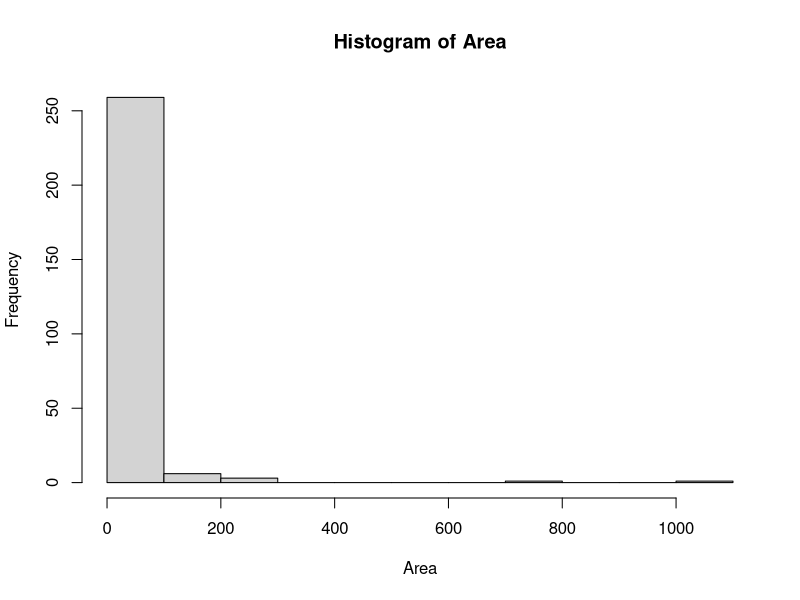
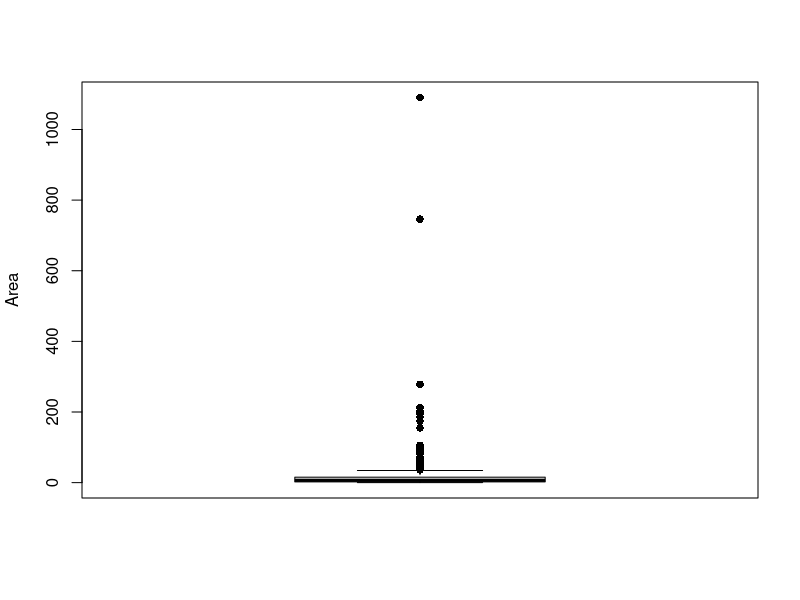
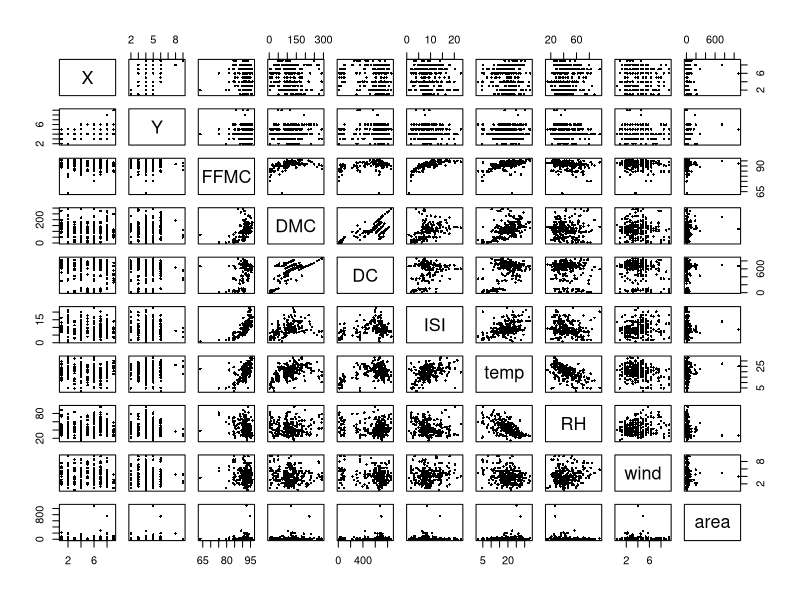
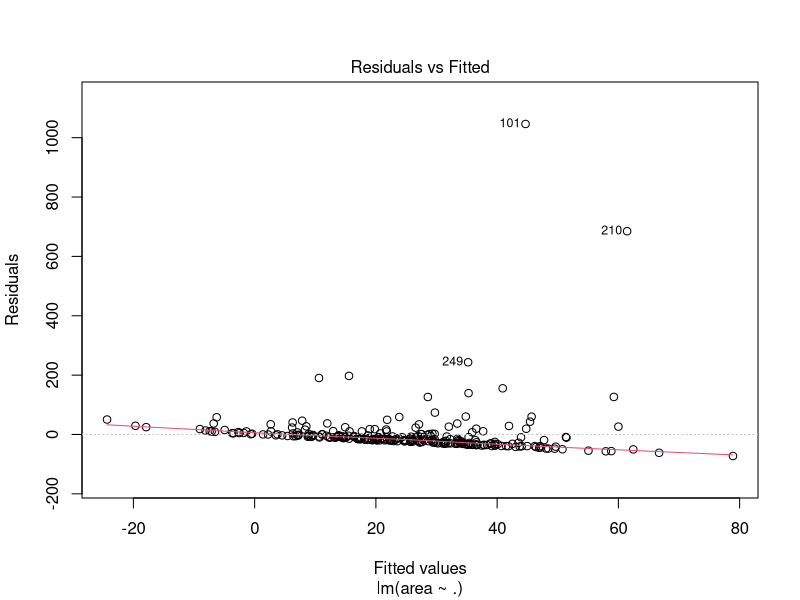
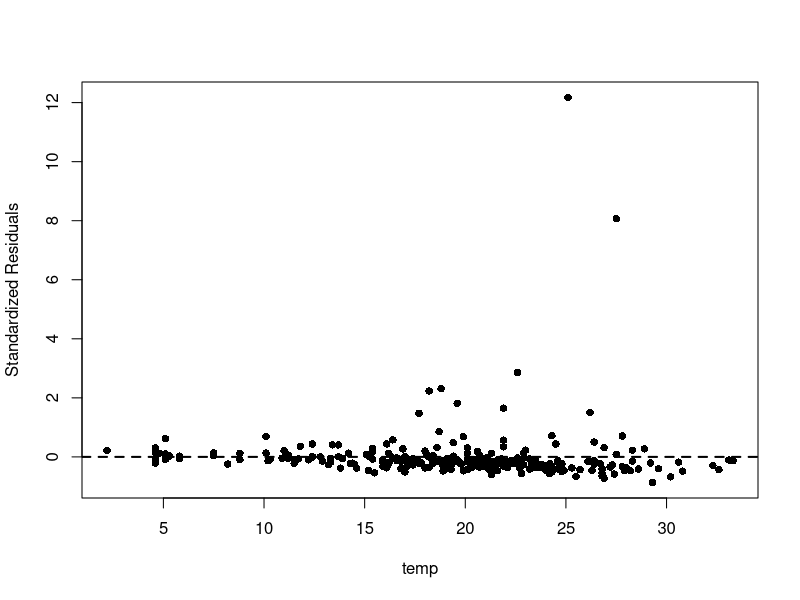
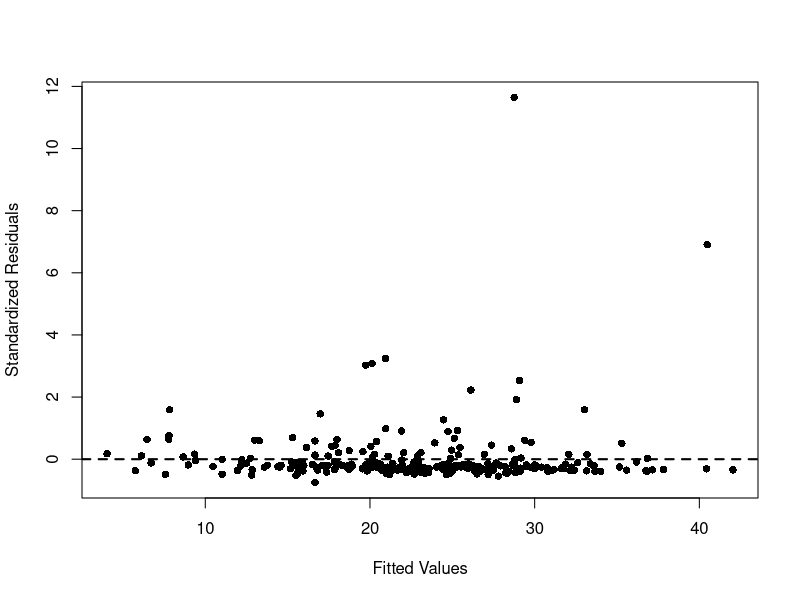
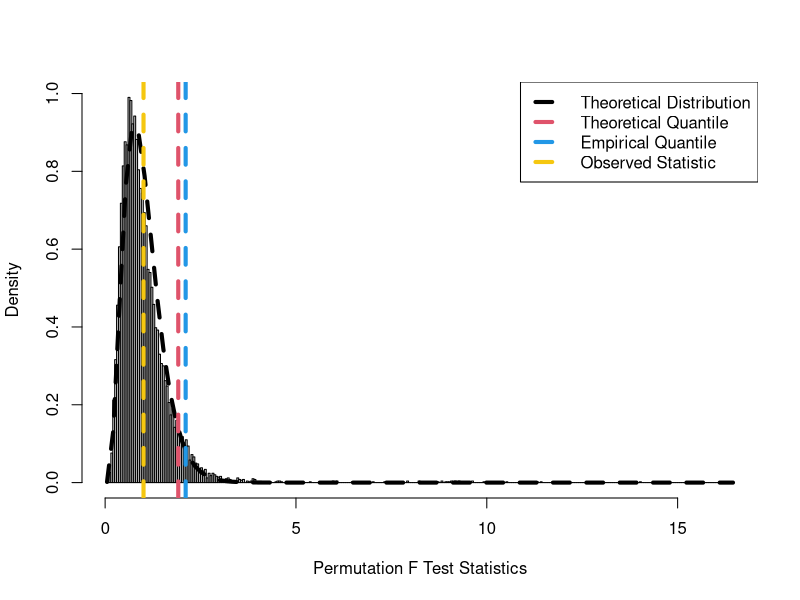
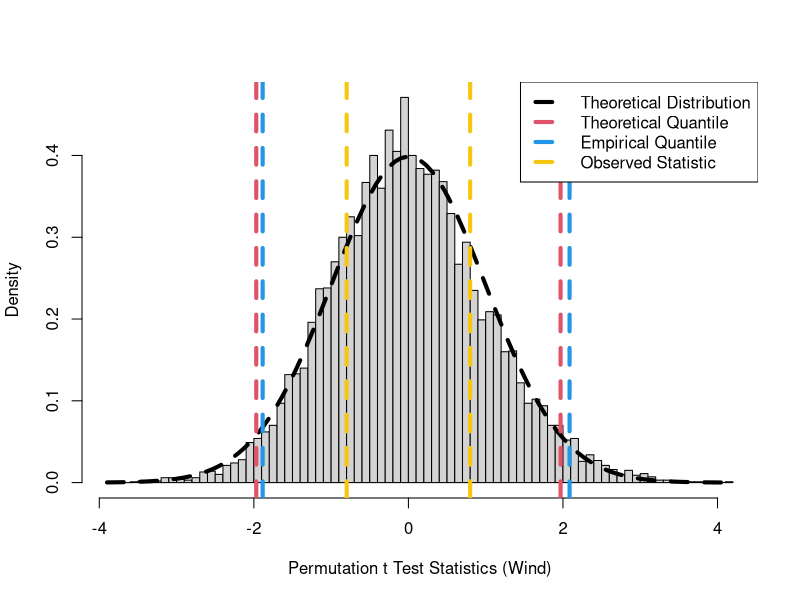

Reproduce these figures in R, in order. (Note: this script raises an error after producing the figures.)
## ---- chunk 1
knitr::opts_chunk$set(echo = TRUE)
## ---- chunk 2
library(car);library(lmtest);library(sandwich);library(sandwich);library(lmtest)
## ---- chunk 3
## Introduction to Fire Data

df = read.table("fire.txt", header = TRUE)

dim(df)
head(df)
summary(df)
## ---- chunk 4
names(df)
## ---- chunk 5
df$month = factor(df$month)
df$day = factor(df$day)

summary(df)
## ---- chunk 6
df_quant = df[, c("X", "Y", "FFMC", "DMC", "DC", "ISI",
                  "temp", "RH", "wind", "area")]

summary(df_quant)
## ---- chunk 7
Y = df_quant$area

hist(Y, xlab = "Area", main = "Histogram of Area")
boxplot(Y, ylab = "Area", pch = 16)
## ---- chunk 8
plot(df_quant, pch = 16, cex = 0.5)
## ---- chunk 9
ols_model = lm(area ~ ., df_quant)
summary(ols_model)
## ---- chunk 10
Y = df_quant$area
X = model.matrix(ols_model)

n = dim(X)[1]
p = dim(X)[2]

colnames(X)
## ---- chunk 11
beta = solve(crossprod(X), crossprod(X, Y))[,]
print(beta)

beta = ols_model$coefficients
print(beta)

residuals = Y - X %*% beta

sigma = sqrt(mean(residuals^2))
print(sigma)

S = sqrt(sum(residuals^2) / (n - p))
print(S)

S = summary(ols_model)$sigma
print(S)
## ---- chunk 12
## Linear Constraints

R = rbind(c(0, 0, 0, 0, 50, 0, 0, 0, 10, 0),
          c(0, 0, 0, 0, 0, 0, 6, 12, 0, 0))

r = c(3, 3)
k = length(r)

print(colnames(X))
print(R)
print(r)
## ---- chunk 13
## Exact F Test

FT = crossprod(R %*% beta - r,
               solve(R %*% solve(crossprod(X), t(R)),
                     R %*% beta - r))[,] / (k * S^2)

print(FT)

pvalue_F = pf(FT, k, n - p, lower.tail = FALSE)
print(pvalue_F)

## Wald Test

WT = k * FT
print(WT)

pvalue_WT = pchisq(WT, k, lower.tail = FALSE)
print(pvalue_WT)
## ---- chunk 14
plot(ols_model, which = 1)
## ---- chunk 15
# Step 1: residuals
residuals = ols_model$residuals

# Step 2: squared residuals
Y_aux = residuals^2

# Step 3: regress squared residuals on covariates
X = model.matrix(ols_model)
aux_model = lm(Y_aux ~ X[,-1])

# Step 4: compute R^2
R2_aux = summary(aux_model)$r.squared

# Step 5: compute BP statistic
n = length(residuals)
BP_stat = n * R2_aux

# Step 6: p-value
p_value = 1 - pchisq(BP_stat, df = ncol(X) - 1)

print(BP_stat)
print(p_value)
## ---- chunk 16
vcovOLS = summary(ols_model)$sigma^2 * summary(ols_model)$cov.unscaled
print(vcovOLS)

Sigma = diag(residuals^2 / (1 - hatvalues(ols_model))^2)

vcovHC3 = summary(ols_model)$cov.unscaled %*% crossprod(X, Sigma) %*%
  X %*% summary(ols_model)$cov.unscaled

print(vcovHC3)

## ---- chunk 17

SE = cbind(
  OLS = sqrt(diag(vcovOLS)),
  HC3 = sqrt(diag(vcovHC3))
)

print(SE)
## ---- chunk 18
alpha = 0.05

CI_HC3 = cbind(
  beta - qt(1 - alpha / 2, n - p) * sqrt(diag(vcovHC3)),
  beta + qt(1 - alpha / 2, n - p) * sqrt(diag(vcovHC3))
)

colnames(CI_HC3) = colnames(confint(ols_model))
print(CI_HC3)

CI_OLS = confint(ols_model)
print(CI_OLS)
## ---- chunk 19
test = matrix(0, p, 4)
rownames(test) = names(ols_model$coefficients)
colnames(test) = colnames(summary(ols_model)$coefficients)

test[,1] = beta
test[,2] = sqrt(diag(vcovHC3))
test[,3] = test[,1] / test[,2]
test[,4] = 2 * pt(abs(test[,3]), n - p, lower.tail = FALSE)

print(test)

summary(ols_model)
## ---- chunk 20
plot(rstandard(ols_model) ~ temp, df_quant,
     ylab = "Standardized Residuals",
     pch = 16)
abline(h = 0, lty = 2, lwd = 2)
## ---- chunk 21
# IRLS with residual variance modeled as a function of temp

irls_model = ols_model
residuals_irls = irls_model$residuals

w = rep(1, nrow(df_quant))
err = Inf
tol = 1e-10
niter = 0
maxiter = 1e3

while (err > tol & niter < maxiter)
{
  
  aux = lm(log(residuals_irls^2) ~ log(temp), df_quant)
  err = sum(abs(w - exp(-aux$fitted.values))) / sum(w)
  w = exp(-aux$fitted.values)
  WLS = lm(area ~ ., df_quant, weights = w)
  residuals_irls = WLS$residuals
  niter = niter + 1
  
}

summary(aux)
summary(WLS)
## ---- chunk 22
gamma_hat = coef(aux_model)

alpha_0_hat = exp(gamma_hat[1])
alpha_1_hat = gamma_hat[2]

alpha_0_hat
alpha_1_hat

cat(
  paste0(
    "Estimated residual variance equation: sigma_i^2 = ",
    round(alpha_0_hat, 4),
    " * temp_i^",
    round(alpha_1_hat, 4)
  )
)
## ---- chunk 23
ols_summary = summary(ols_model)
irls_summary = summary(irls_model)

compare_ols_irls = data.frame(
  Variable = names(coef(ols_model)),
  OLS_Estimate = coef(ols_model),
  OLS_SE = ols_summary$coefficients[, "Std. Error"],
  OLS_t = ols_summary$coefficients[, "t value"],
  OLS_p_value = ols_summary$coefficients[, "Pr(>|t|)"],
  IRLS_Estimate = coef(irls_model),
  IRLS_SE = irls_summary$coefficients[, "Std. Error"],
  IRLS_t = irls_summary$coefficients[, "t value"],
  IRLS_p_value = irls_summary$coefficients[, "Pr(>|t|)"]
)

print(compare_ols_irls)
## ---- chunk 24
ols_ci = confint(ols_model, level = 0.95)
irls_ci = confint(irls_model, level = 0.95)

print("--- OLS 95% CI ---")
print(ols_ci)

print("--- IRLS/WLS 95% CI ---")
print(irls_ci)
## ---- chunk 25
summary(w)
## ---- chunk 26
plot(WLS$fitted.values, rstandard(WLS),
     xlab = "Fitted Values",
     ylab = "Standardized Residuals",
     pch = 16)
abline(h = 0, lty = 2, lwd = 2)
## ---- chunk 27
## Jackknife

n = nrow(df_quant)
p = length(coef(ols_model))

beta_jack = matrix(0, n, p)

for (i in 1:n)
{
  fit_i = lm(area ~ ., df_quant[-i, ])
  beta_jack[i, ] = coef(fit_i)
}

beta_bar = colMeans(beta_jack)

se_jack = sqrt((n - 1) / n *
  colSums((sweep(beta_jack, 2, beta_bar, "-"))^2))

print(se_jack)

## Bootstrap

set.seed(0)
B = 1000

beta_boot = matrix(0, B, p)

for (b in 1:B)
{
  idx = sample(1:n, n, replace = TRUE)
  fit_b = lm(area ~ ., df_quant[idx, ])
  beta_boot[b, ] = coef(fit_b)
}

se_boot = apply(beta_boot, 2, sd)

print(se_boot)
## ---- chunk 28

se_ols = summary(ols_model)$coefficients[,2]
alpha = 0.05
beta_hat = coef(ols_model)


CI_normal = cbind(
  beta_hat - qnorm(1 - alpha/2) * se_boot,
  beta_hat + qnorm(1 - alpha/2) * se_boot
)


CI_percentile = apply(beta_boot, 2, quantile, probs = c(alpha/2, 1 - alpha/2))
CI_percentile = t(CI_percentile)


CI_pivot = cbind(
  2 * beta_hat - CI_percentile[,2],
  2 * beta_hat - CI_percentile[,1]
)


var_names = names(beta_hat)

final_table = data.frame(
  Variable = var_names,
  OLS_SE = se_ols,
  Jackknife_SE = se_jack,
  Bootstrap_SE = se_boot,
  Normal_L = CI_normal[,1],
  Normal_U = CI_normal[,2],
  Percentile_L = CI_percentile[,1],
  Percentile_U = CI_percentile[,2],
  Pivot_L = CI_pivot[,1],
  Pivot_U = CI_pivot[,2]
)


final_table[,-1] = round(final_table[,-1], 3)

print(final_table)
## ---- chunk 29
### Permutation test of full model and wind

set.seed(0)
alpha = 0.05
B = 10000

Y = df_quant$area
X = model.matrix(ols_model)
n = dim(X)[1]
p = dim(X)[2] - 1
## ---- chunk 30
## Permutation F test: overall model significance

f_observed = summary(ols_model)$fstatistic[1]
df_f1 = summary(ols_model)$fstatistic[2]
df_f2 = summary(ols_model)$fstatistic[3]

p_val_F_theory = pf(f_observed, df_f1, df_f2, lower.tail = FALSE)

f_permuted = numeric(B)

for (i in 1:B)
{
  perm_y = sample(Y)
  perm_model = lm(perm_y ~ ., data = df_quant[, names(df_quant) != "area"])
  f_permuted[i] = summary(perm_model)$fstatistic[1]
}

p_val_F_perm = (1 + sum(f_permuted >= f_observed)) / (1 + B)

print(f_observed)
print(p_val_F_theory)
print(p_val_F_perm)
## ---- chunk 31
## Plot for permutation F test

hist(f_permuted, "FD", freq = FALSE, main = NA,
     xlab = "Permutation F Test Statistics",
     ylab = "Density")

curve(df(x, df_f1, df_f2), add = TRUE, lty = 2, lwd = 4)

abline(v = qf(1 - alpha, df_f1, df_f2), col = 2, lty = 2, lwd = 4)
abline(v = quantile(f_permuted, 1 - alpha), col = 4, lty = 2, lwd = 4)
abline(v = f_observed, col = 7, lty = 2, lwd = 4)

legend("topright",
       c("Theoretical Distribution", "Theoretical Quantile",
         "Empirical Quantile", "Observed Statistic"),
       col = c(1, 2, 4, 7),
       lty = rep(2, 4),
       lwd = rep(4, 4))
## ---- chunk 32
## Permutation t test for wind

model_reduced = lm(area ~ . - wind, data = df_quant)

fitted_reduced = model_reduced$fitted.values
res_reduced = model_reduced$residuals

t_observed = summary(ols_model)$coefficients["wind", "t value"]
df_t = summary(ols_model)$df[2]

p_val_t_theory = 2 * pt(abs(t_observed), df_t, lower.tail = FALSE)

t_permuted = numeric(B)

for (i in 1:B)
{
  res_star = sample(res_reduced)
  y_star = fitted_reduced + res_star
  
  temp_data = df_quant
  temp_data$area = y_star
  
  model_star = lm(area ~ ., data = temp_data)
  t_permuted[i] = summary(model_star)$coefficients["wind", "t value"]
}

p_val_t_perm = (1 + sum(abs(t_permuted) >= abs(t_observed))) / (1 + B)

print(t_observed)
print(p_val_t_theory)
print(p_val_t_perm)
## ---- chunk 33
## Plot for permutation t test

hist(t_permuted, "FD", freq = FALSE, main = NA,
     xlab = "Permutation t Test Statistics (Wind)",
     ylab = "Density")

curve(dt(x, df_t), add = TRUE, lty = 2, lwd = 4)

abline(v = qt(c(alpha / 2, 1 - alpha / 2), df_t),
       col = 2, lty = 2, lwd = 4)

abline(v = quantile(t_permuted, c(alpha / 2, 1 - alpha / 2)),
       col = 4, lty = 2, lwd = 4)

abline(v = c(t_observed, -t_observed),
       col = 7, lty = 2, lwd = 4)

legend("topright",
       c("Theoretical Distribution", "Theoretical Quantile",
         "Empirical Quantile", "Observed Statistic"),
       col = c(1, 2, 4, 7),
       lty = rep(2, 4),
       lwd = rep(4, 4))
## ---- chunk 34
## Summary table

perm_table = data.frame(
  Test = c("Overall F test", "wind t test"),
  Observed_Statistic = c(f_observed, t_observed),
  Theoretical_P_Value = c(p_val_F_theory, p_val_t_theory),
  Permutation_P_Value = c(p_val_F_perm, p_val_t_perm)
)

print(perm_table)
## ---- chunk 35
library(MASS)

df_quant_clean <- subset(df, select = -c(month, day))

bc_model <- lm(area ~ X + Y + FFMC + DMC + DC + ISI + temp + RH + wind,
               data = df_quant_clean)

bc <- boxcox(bc_model,
             lambda = seq(-2, 2, by = 0.01),
             plotit = TRUE)

best_lambda <- bc$x[which.max(bc$y)]
print(best_lambda)
## ---- chunk 36
df_quant$trans_area = log(df_quant$area)
hist(df_quant$trans_area)
## ---- chunk 37
ols_trans <- lm(trans_area ~ . - area, data = df_quant)
summary(ols_trans)
plot(ols_trans, which = 1)
## ---- chunk 38
df_quant$trans_area = log(df_quant$area)
ols_log = lm(trans_area ~ . - area, data = df_quant)

df_quant$trans_area = log1p(df_quant$area)
ols_log1p = lm(trans_area ~ . - area, data = df_quant)

compare = data.frame(
  model = c("log", "log1p"),
  n = c(nobs(ols_log), nobs(ols_log1p)),
  p = c(length(coef(ols_log)) - 1, length(coef(ols_log1p)) - 1),
  r2 = c(summary(ols_log)$r.squared, summary(ols_log1p)$r.squared),
  adj_r2 = c(summary(ols_log)$adj.r.squared, summary(ols_log1p)$adj.r.squared)
)

compare
## ---- chunk 39

r <- rstandard(ols_trans)

qqnorm(r,
       main = "Normal Q-Q Plot of Standardized Residuals",
       pch = 16)

qqline(r,
       col = "red",
       lwd = 2)
## ---- chunk 40
df$month <- factor(df$month,
                   levels = c("jan", "feb", "mar", "apr", "may", "jun",
                              "jul", "aug", "sep", "oct", "nov", "dec"),
                   ordered = TRUE)

df$day <- factor(df$day,
                 levels = c("mon", "tue", "wed", "thu", "fri", "sat", "sun"),
                 ordered = TRUE)

num_vars <- names(df)[sapply(df, is.numeric)]
cat_vars <- names(df)[!sapply(df, is.numeric)]
## ---- chunk 41
par(mfrow = c(3, 4), mar = c(4, 4, 3, 1))

for (v in num_vars) {
  hist(df[[v]],
       main = v,
       xlab = v,
       col = "lightgray",
       border = "black")
}
## ---- chunk 42
par(mfrow = c(1, length(cat_vars)), mar = c(6, 4, 3, 1))

for (v in cat_vars) {
  barplot(table(df[[v]]),
          main = v,
          ylab = "Frequency",
          col = "lightgray",
          border = "black",
          las = 2)
}
## ---- chunk 43
df = read.table("fire.txt", header = TRUE)

df_trans = df

df_trans$month = factor(df_trans$month)
df_trans$day = factor(df_trans$day)
df_trans$log_area = log(df_trans$area)

## ---- chunk 44
df_inter = df_trans[, c(
  "log_area", "day", "month",
  "X", "Y", "FFMC", "DMC", "DC", "ISI", "temp", "RH", "wind"
)]

summary(df_inter)
## ---- chunk 45
fit_day_inter = lm(
  log_area ~ day * (X + Y + FFMC + DMC + DC + ISI + temp + RH + wind),
  data = df_inter
)

summary(fit_day_inter)
anova(fit_day_inter)
## ---- chunk 46
fit_day_inter = update(fit_day_inter, . ~ . - day:FFMC)
anova(fit_day_inter)
## ---- chunk 47
fit_day_inter = update(fit_day_inter, . ~ . - day:temp)
anova(fit_day_inter)
## ---- chunk 48
fit_day_inter = update(fit_day_inter, . ~ . - temp)
anova(fit_day_inter)
## ---- chunk 49
fit_day_inter = update(fit_day_inter, . ~ . - day:RH)
anova(fit_day_inter)
## ---- chunk 50
fit_day_inter = update(fit_day_inter, . ~ . - FFMC)
anova(fit_day_inter)
## ---- chunk 51
fit_day_inter = update(fit_day_inter, . ~ . - day:DC)
anova(fit_day_inter)
## ---- chunk 52
fit_day_inter = update(fit_day_inter, . ~ . - day:wind)
anova(fit_day_inter)
## ---- chunk 53
fit_day_inter = update(fit_day_inter, . ~ . - DC)
anova(fit_day_inter)
## ---- chunk 54
fit_day_inter = update(fit_day_inter, . ~ . - day:Y)
anova(fit_day_inter)
## ---- chunk 55
fit_day_inter = update(fit_day_inter, . ~ . - Y)
anova(fit_day_inter)
## ---- chunk 56
fit_day_inter = update(fit_day_inter, . ~ . - day:X)
anova(fit_day_inter)
## ---- chunk 57
fit_day_inter = update(fit_day_inter, . ~ . - X)
anova(fit_day_inter)
## ---- chunk 58
fit_day_inter = update(fit_day_inter, . ~ . - day:ISI)
anova(fit_day_inter)
## ---- chunk 59
fit_day_inter = update(fit_day_inter, . ~ . - RH)
anova(fit_day_inter)
## ---- chunk 60
fit_day_inter = update(fit_day_inter, . ~ . - wind)
anova(fit_day_inter)
## ---- chunk 61


library(lme4)

df_mixed = df

df_mixed$month = factor(df_mixed$month)
df_mixed$day = factor(df_mixed$day)


df_mixed$log_area = log(df_mixed$area)


fit_mixed = lmer(
  log_area ~ X + Y + FFMC + DMC + DC + ISI + temp + RH + wind +
    (1 | day) + (1 | month),
  data = df_mixed
)

summary(fit_mixed, correlation = FALSE)


## ---- chunk 62

full = lmer(
  log_area ~ X + Y + FFMC + DMC + DC + ISI + temp + RH + wind +
    (1 | day) + (1 | month),
  data = df_mixed,
  REML = FALSE
)

fixed_names = c("X", "Y", "FFMC", "DMC", "DC", "ISI", "temp", "RH", "wind")

LR = numeric(length(fixed_names))
pvalue = numeric(length(fixed_names))

for (i in 1:length(fixed_names))
{
  reduced_formula = as.formula(
    paste("log_area ~",
          paste(fixed_names[-i], collapse = " + "),
          "+ (1 | day) + (1 | month)")
  )
  
  reduced = lmer(reduced_formula, data = df_mixed, REML = FALSE)
  
  LR[i] = -2 * (logLik(reduced)[1] - logLik(full)[1])
  pvalue[i] = pchisq(LR[i], 1, lower.tail = FALSE)
}

fixed_test_table = data.frame(
  Fixed_Effect = fixed_names,
  LR = LR,
  p_value = pvalue
)

fixed_test_table[,2:3] = round(fixed_test_table[,2:3], 4)

print(fixed_test_table)


## ---- chunk 63

VarCorr(full)
sigma = data.frame(summary(full)$varcor)$sdcor
names(sigma) = data.frame(summary(full)$varcor)$grp

ICC = sigma^2 / sum(sigma^2)

print(ICC)
## ---- chunk 64

ICC_table = data.frame(
  Random_Effect = names(ICC),
  ICC = ICC,
  Percent_Total_Variation = 100 * ICC
)

ICC_table[,2:3] = round(ICC_table[,2:3], 4)

print(ICC_table)
## ---- chunk 65

fit_full = lm(log_area ~ X + Y + FFMC + DMC + DC + ISI + temp + RH + wind, data = df_trans)

summary(fit_full)
## ---- chunk 66

fit_selected = step(fit_full, direction = "backward")

summary(fit_selected)
## ---- chunk 67

library(glmnet)

X = as.matrix(df_trans[, c("X", "Y", "FFMC", "DMC", "DC", "ISI", "temp", "RH", "wind")])
Y = df_trans$log_area

n = nrow(X)
P = ncol(X)
## ---- chunk 68

## Collinearity check

cor(df_trans[, c("X", "Y", "FFMC", "DMC", "DC", "ISI", "temp", "RH", "wind")])

plot(df_trans[, c("X", "Y", "FFMC", "DMC", "DC", "ISI", "temp", "RH", "wind")],
     pch = 16, cex = 0.25)
## ---- chunk 69

## Train / test split

set.seed(0)

train = sample(1:n, floor(n / 2))
test = (1:n)[-train]
## ---- chunk 70

## Ridge regression

cv.ridge = cv.glmnet(X[train,], Y[train], nfolds = 5, alpha = 0)

ridge = glmnet(X[test,], Y[test],
               alpha = 0,
               lambda = cv.ridge$lambda.min)

print(ridge$beta)
## ---- chunk 71

## Bootstrap SE for ridge coefficients

nboot = 1000

beta_ridge = matrix(0, nboot, P)
colnames(beta_ridge) = colnames(X)

for (i in 1:nboot)
{
  ind = sample(test, replace = TRUE)
  beta_ridge[i,] = glmnet(X[ind,], Y[ind],
                          alpha = 0,
                          lambda = cv.ridge$lambda.min)$beta[,]
}

SE_ridge = apply(beta_ridge, 2, sd)

print(SE_ridge)
## ---- chunk 72

## Lasso regression

cv.lasso = cv.glmnet(X[train,], Y[train], alpha = 1)

lasso = glmnet(X[test,], Y[test],
               alpha = 1,
               lambda = cv.lasso$lambda.min)

print(lasso$beta)
## ---- chunk 73
## Bootstrap SE for lasso coefficients

beta_lasso = matrix(0, nboot, P)
colnames(beta_lasso) = colnames(X)

for (i in 1:nboot)
{
  ind = sample(test, replace = TRUE)
  beta_lasso[i,] = glmnet(X[ind,], Y[ind],
                          alpha = 1,
                          lambda = cv.lasso$lambda.min)$beta[,]
}

SE_lasso = apply(beta_lasso, 2, sd)

print(SE_lasso)

## ---- chunk 74

## OLS comparison

ols = lm(log_area ~ X + Y + FFMC + DMC + DC + ISI + temp + RH + wind,
         data = df_trans)

SE_OLS = summary(ols)$coefficients[-1, 2]

comparison_table = data.frame(
  Variable = colnames(X),
  OLS_SE = SE_OLS,
  Ridge_SE = SE_ridge,
  Lasso_SE = SE_lasso
)

comparison_table[,2:4] = round(comparison_table[,2:4], 4)

print(comparison_table)
## ---- chunk 75

## One-way ANOVA (lecture style)
fit_aov = aov(log_area ~ month, data = df_trans)
summary(fit_aov)

## Tukey multiple comparisons (95% global level)
tukey_res = TukeyHSD(fit_aov)
tukey_res
